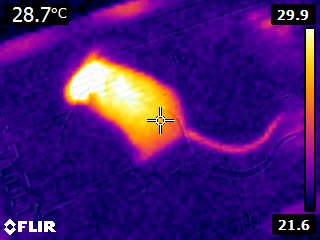
#> input picture mouse_tail_gui/FLIR0275.jpg, 320 x 240 px, given in place of FLIR0288.jpg, which was not available
$ python -i mouse_tail_gui.py   (imports and definitions only)   (older library calls are emulated)
#> lines starting #> are read from the running program, lines starting #| are printed output that depends on the picture; pictures that were not available may be replaced by others from this repository, and a replacement may not be noted
from __future__ import division
import tkinter as tk
from tkinter.filedialog import askopenfilename
import scipy.misc as sm
import pdb
from PIL import ImageTk, Image
from PIL import ImageEnhance
import math
import exiftool
import numpy as np
import os
import pandas as pd

def load_jpg( basename = 'FLIR0288'):
    # load the png
#> called with basename = 'FLIR0288'
    jpg = Image.open(basename + '.jpg')
#> jpg is the input picture: PIL image 320x240 RGB; mean R, G, B 68.1, 23, 115.6
    jpg = jpg.resize((640,480), Image.ANTIALIAS)
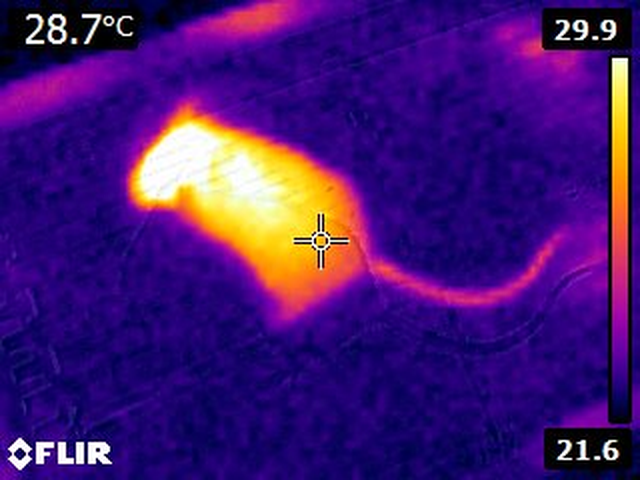
#> jpg: PIL image 640x480 RGB; mean R, G, B 68.1, 23.1, 115.6
    jpg2 = jpg.convert('L')
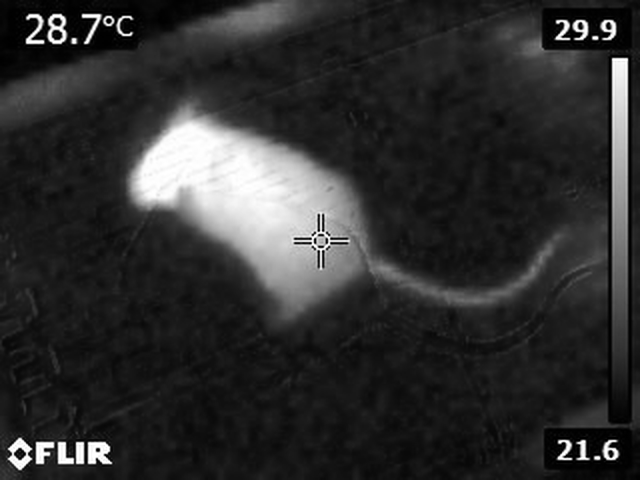
#> jpg2: PIL image 640x480 L; min 0, max 255, mean 47.1
    # enhance contrast
    enhancer = ImageEnhance.Contrast(jpg2)
    jpg2 = enhancer.enhance(2.0)
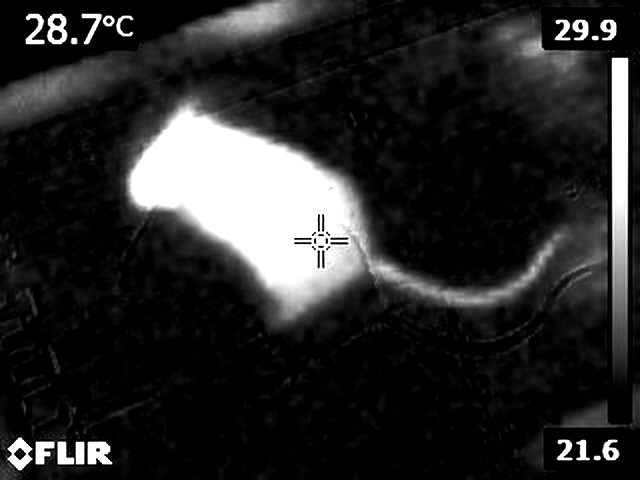
#> jpg2: PIL image 640x480 L; min 0, max 255, mean 41.4
    tkjpg = ImageTk.PhotoImage( jpg2)

    return tkjpg

# [34 lines left out: functions make_png, make_temp_image, not called in this run]

def calc_temp(pixel, planck_r1, planck_r2, planck_b, planck_o, planck_f):
    kelvin = 273.15
    return planck_b / math.log(planck_r1 / (planck_r2 * (pixel + planck_o)) + planck_f) - kelvin


class MouseGUI(tk.Frame):
    # [30 lines left out: functions __init__, printcoords, not called in this run]

    def quit_window(self,event):
        self.quit = True
        root.destroy()

    def next_mouse(self, event):
        root.destroy()

# [19 lines not run here, left out]

>>> result = load_jpg()

$ run again, on mouse_tail_gui/FLIR0281.jpg
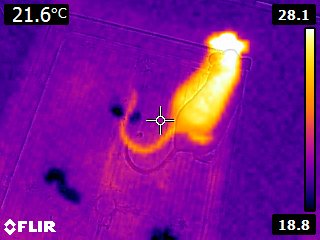
#> input picture mouse_tail_gui/FLIR0281.jpg, 320 x 240 px, given in place of FLIR0288.jpg, which was not available
#> in load_jpg, jpg is the input picture: PIL image 320x240 RGB; mean R, G, B 121.4, 21.7, 144.8
#> jpg: PIL image 640x480 RGB
#> in load_jpg, `jpg2 = jpg.convert('L')`:
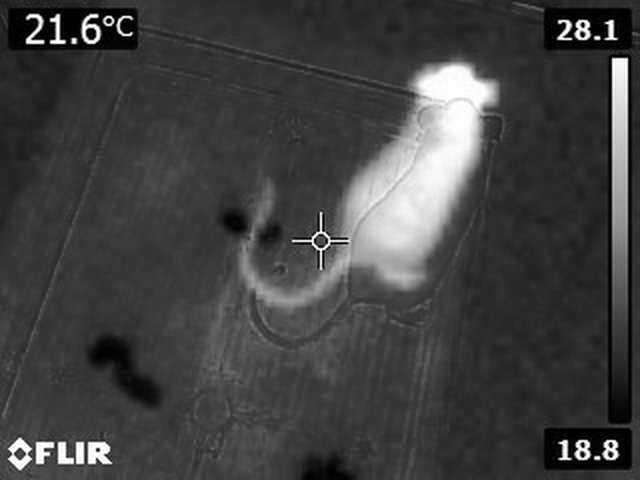
#> jpg2: PIL image 640x480 L; min 0, max 255, mean 65.6
#> in load_jpg, `jpg2 = enhancer.enhance(2.0)`:
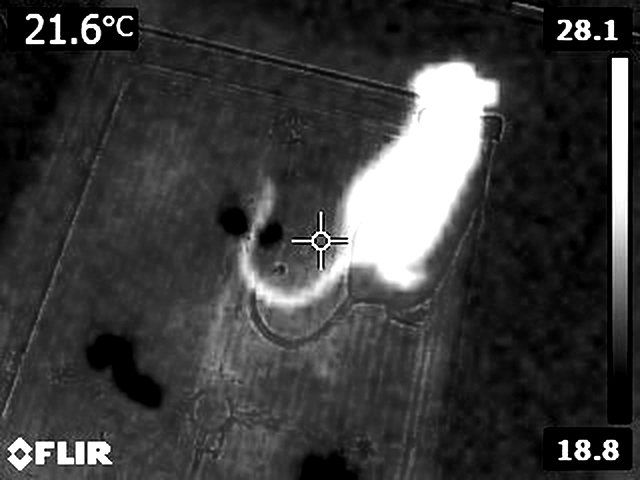
#> jpg2: PIL image 640x480 L; min 0, max 255, mean 60.1
